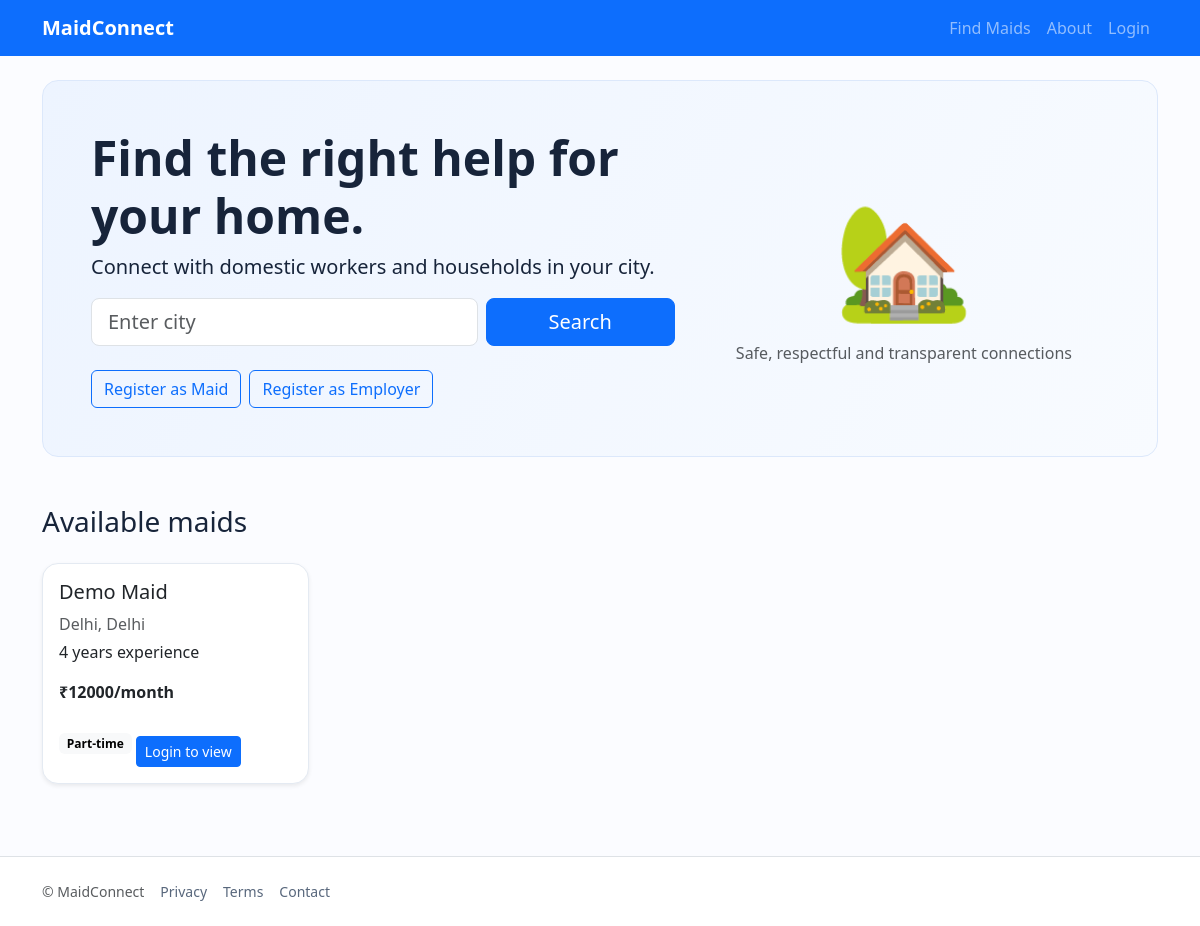
The page / on the database its author committed.
### models.py (models this page shows, shortened)
class MaidProfile(db.Model):
    __tablename__ = "maid_profiles"
    id = db.Column(db.Integer, primary_key=True)
    user_id = db.Column(db.Integer, db.ForeignKey("users.id", ondelete="CASCADE"), unique=True, nullable=False)
    age = db.Column(db.Integer, nullable=False)
    gender = db.Column(db.String(30), nullable=False, default="Female")
    address = db.Column(db.String(300), nullable=False)
    city = db.Column(db.String(80), nullable=False, index=True)
    state = db.Column(db.String(80), nullable=False)
    photo = db.Column(db.String(255))
    experience_years = db.Column(db.Integer, nullable=False, default=0)
    expected_salary = db.Column(db.Integer, nullable=False)
    working_hours = db.Column(db.String(80), nullable=False)
    job_type = db.Column(db.String(30), nullable=False)
    languages = db.Column(db.String(200), default="")
    available_from = db.Column(db.String(20), default="")
    previous_experience = db.Column(db.Text, default="")
    reference_details = db.Column(db.String(250), default="")
    is_available = db.Column(db.Boolean, default=True, nullable=False)
    consent_public_profile = db.Column(db.Boolean, default=True, nullable=False)
    user = db.relationship("User", back_populates="maid_profile")
    skills = db.relationship("Skill", secondary=maid_skills, back_populates="maids")

class User(db.Model):
    __tablename__ = "users"
    id = db.Column(db.Integer, primary_key=True)
    full_name = db.Column(db.String(120), nullable=False)
    mobile = db.Column(db.String(20), unique=True, nullable=False, index=True)
    email = db.Column(db.String(160), unique=True, nullable=True, index=True)
    password_hash = db.Column(db.String(255), nullable=False)
    role = db.Column(db.String(20), nullable=False)  # maid, employer, admin
    is_active = db.Column(db.Boolean, default=True, nullable=False)
    is_verified = db.Column(db.Boolean, default=False, nullable=False)
    created_at = db.Column(db.DateTime, default=datetime.utcnow, nullable=False)
    maid_profile = db.relationship("MaidProfile", back_populates="user", uselist=False, cascade="all, delete-orphan")
    employer_profile = db.relationship("EmployerProfile", back_populates="user", uselist=False, cascade="all, delete-orphan")

### app.py (the view)
    @app.route("/")
    def index():
        city = request.args.get("city", "").strip()
        q = MaidProfile.query.join(User).filter(User.is_active.is_(True), MaidProfile.is_available.is_(True), MaidProfile.consent_public_profile.is_(True))
        if city:
            q = q.filter(MaidProfile.city.ilike(f"%{city}%"))
        maids = q.order_by(User.created_at.desc()).limit(8).all()
        return render_template("index.html", maids=maids)

### templates/index.html
{% extends "base.html" %}{% block title %}MaidConnect | Find trusted household help{% endblock %}
{% block content %}
<section class="hero rounded-4 p-4 p-md-5 mb-5"><div class="row align-items-center"><div class="col-lg-7">
<h1 class="display-5 fw-bold">Find the right help for your home.</h1><p class="lead">Connect with domestic workers and households in your city.</p>
<form class="row g-2" action="{{ url_for('index') }}"><div class="col-sm-8"><input class="form-control form-control-lg" name="city" placeholder="Enter city" value="{{ request.args.get('city','') }}"></div><div class="col-sm-4"><button class="btn btn-primary btn-lg w-100">Search</button></div></form>
<div class="mt-4 d-flex flex-wrap gap-2"><a class="btn btn-outline-primary" href="{{ url_for('register_maid') }}">Register as Maid</a><a class="btn btn-outline-primary" href="{{ url_for('register_employer') }}">Register as Employer</a></div>
</div><div class="col-lg-5 text-center mt-4 mt-lg-0"><div class="hero-icon">🏡</div><p class="mb-0 text-muted">Safe, respectful and transparent connections</p></div></div></section>
<div class="d-flex justify-content-between align-items-center mb-3"><h2 class="h3">Available maids</h2>{% if current_user() and current_user().role in ['employer','admin'] %}<a href="{{ url_for('maid_list') }}">See all</a>{% endif %}</div>
<div class="row g-3">{% for maid in maids %}<div class="col-md-6 col-lg-3"><div class="card h-100 shadow-sm"><div class="card-body">
<h3 class="h5">{{ maid.user.full_name }}</h3><p class="text-muted mb-1">{{ maid.city }}, {{ maid.state }}</p><p>{{ maid.experience_years }} years experience</p><p class="fw-semibold">₹{{ maid.expected_salary }}/month</p><span class="badge text-bg-light">{{ maid.job_type }}</span>
{% if current_user() %}<a class="btn btn-sm btn-primary mt-3" href="{{ url_for('maid_profile', maid_id=maid.user_id) }}">View profile</a>{% else %}<a class="btn btn-sm btn-primary mt-3" href="{{ url_for('login') }}">Login to view</a>{% endif %}
</div></div></div>{% else %}<p class="text-muted">No available profiles found for this city yet.</p>{% endfor %}</div>
{% endblock %}

### static/css/style.css (style rules this page uses)
:root { --brand:#1456b8; --soft:#f1f6ff; }
body { background:#fbfcff; color:#17243a; min-height:100vh; }
.hero { background:linear-gradient(120deg,#edf4ff,#f8fbff); border:1px solid #dce8fb; }
.hero-icon { font-size:7rem; }
.card { border:1px solid #e4eaf2; border-radius:1rem; }
a { text-decoration:none; }

### rows shown on the page
MaidProfile: user.full_name "Demo Maid", city "Delhi", state "Delhi", experience_years "4", expected_salary "12000", job_type "Part-time"
